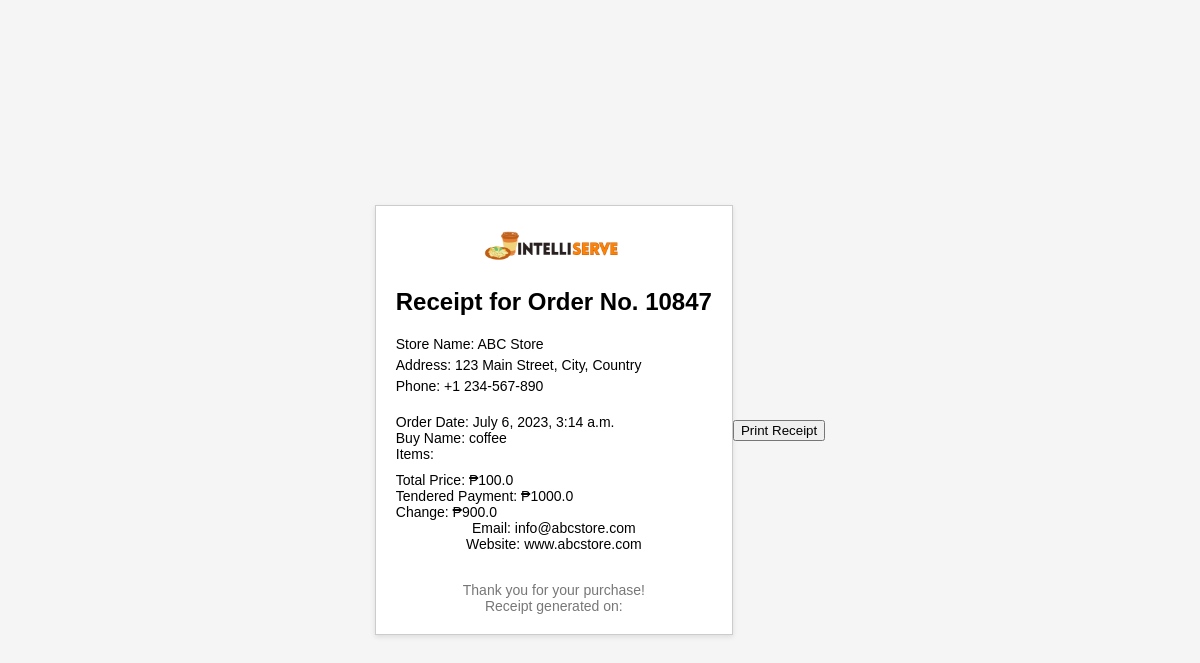
Page /receipt/10847/ on the committed database.
### pos/models.py (models this page shows, shortened)
class buyItem(models.Model):
    buyName= models.CharField (max_length=255, null=True, blank=True)
    buySize = models.CharField(max_length=15, null=True, blank=True)
    buyQuantityMenu = models.PositiveIntegerField (null=True, blank=True)
    buyPrice = models.FloatField (null=True, blank=True)
    buyAddOns1 = models.CharField (max_length=255, null=True, blank=True)
    buyAddOns2 = models.CharField (max_length=255, null=True, blank=True)
    buyAddOns3 = models.CharField (max_length=255, null=True, blank=True)
    buyAddOns4 = models.CharField (max_length=255, null=True, blank=True)
    buyAddOns5 = models.CharField (max_length=255, null=True, blank=True)
    buyQuantityAO1 = models.PositiveIntegerField (null=True, blank=True)
    buyQuantityAO2 = models.PositiveIntegerField (null=True, blank=True)
    buyQuantityAO3 = models.PositiveIntegerField (null=True, blank=True)
    buyQuantityAO4 = models.PositiveIntegerField (null=True, blank=True)
    buyQuantityAO5 = models.PositiveIntegerField (null=True, blank=True)
    menuAOPrice1 = models.FloatField(default=0,null=True, blank=True)
    menuAOPrice2 = models.FloatField(default=0,null=True, blank=True)
    menuAOPrice3 = models.FloatField(default=0,null=True, blank=True)
    menuAOPrice4 = models.FloatField(default=0,null=True, blank=True)
    menuAOPrice5 = models.FloatField(default=0,null=True, blank=True)
    buyingredient1 = models.CharField (max_length=255, null=True, blank=True)
    buyingredient2 = models.CharField (max_length=255, null=True, blank=True)
    buyingredient3 = models.CharField (max_length=255, null=True, blank=True)
    buyingredient4 = models.CharField (max_length=255, null=True, blank=True)
    buyingredient5 = models.CharField (max_length=255, null=True, blank=True)
    buyingredient6 = models.CharField (max_length=255, null=True, blank=True)
    buyingredient7 = models.CharField (max_length=255, null=True, blank=True)
    buyingredient8 = models.CharField (max_length=255, null=True, blank=True)
    buyingredient9 = models.CharField (max_length=255, null=True, blank=True)
    buyingredient10 = models.CharField (max_length=255, null=True, blank=True)
    buyQuantityIng1 = models.PositiveIntegerField (null=True, blank=True)
    buyQuantityIng2 = models.PositiveIntegerField (null=True, blank=True)
    buyQuantityIng3 = models.PositiveIntegerField (null=True, blank=True)
    buyQuantityIng4 = models.PositiveIntegerField (null=True, blank=True)
    buyQuantityIng5 = models.PositiveIntegerField (null=True, blank=True)
    buyQuantityIng6 = models.PositiveIntegerField (null=True, blank=True)
    buyQuantityIng7 = models.PositiveIntegerField (null=True, blank=True)
    buyQuantityIng8 = models.PositiveIntegerField (null=True, blank=True)
    buyQuantityIng9 = models.PositiveIntegerField (null=True, blank=True)
    buyQuantityIng10 = models.PositiveIntegerField (null=True, blank=True)
    transaction = models.BooleanField(default=False)
    buyOrBought = models.BooleanField(default=False)
    DoneOrder = models.BooleanField(default=False)
    payment_method = models.CharField(max_length=255, choices=PAYMENT_CHOICES, null=True, blank=True)
    DineIn_Out = models.CharField(max_length=255, choices=IN_OUT, null=True, blank=True)
    AllPayment = models.FloatField(null=True, blank=True)
    tenderedPayment = models.FloatField(null=True, blank=True)
    orderNumber = models.PositiveIntegerField (null=True, blank=True)
    dateordered = models.DateTimeField (null=True, blank=True)
    priceSize = models.FloatField( null=True, blank=True)

### pos/views.py (the view)
# urls.py: path('receipt/<int:orderNumber>/', views.receipt, name='receipt'),
def receipt(request, orderNumber):
    order_items = buyItem.objects.filter(orderNumber=orderNumber)
    receipt_data = {
        'order_number': orderNumber,
        'order_date': order_items.first().dateordered,
        'items': [],
        'total_price': 0,
        'tendered_payment': order_items.first().tenderedPayment,
        'change_amount': 0,
    }
    for item in order_items:
        item_data = {
            'buy_name': item.buyName,
            'buy_price': item.buyPrice,
            'buy_quantity': item.buyQuantityMenu,
            'addons': [],
        }
        for i in range(1, 6):
            addon_name = getattr(item, f'buyAddOns{i}', None)
            addon_price = getattr(item, f'menuAOPrice{i}', None)
            if addon_name is not None and addon_price is not None:
                item_data['addons'].append({'addon': addon_name, 'price': addon_price})
        receipt_data['items'].append(item_data)
        if item.buyPrice is not None and item.buyQuantityMenu is not None:
            receipt_data['total_price'] += item.buyPrice * item.buyQuantityMenu
    receipt_data['change_amount'] = receipt_data['tendered_payment'] - receipt_data['total_price']
    return render(request, 'receipt.html', {'receipt_data': receipt_data})

### pos/templates/receipt.html (shortened to what this page needs)
{% load static %}
<!DOCTYPE html>
<html>
<head>
</head>
<body>
    <div id="receiptBody">
        <div class="logo">
            <img src="{% static 'img/intelliserve.png' %}" alt="Company Logo">
        </div>
        <h1>Receipt for Order No. {{ receipt_data.order_number }}</h1>
        <div class="store-info">
            <p>Store Name: ABC Store</p>
            <p>Address: 123 Main Street, City, Country</p>
            <p>Phone: +1 234-567-890</p>
        </div>
        <p>Order Date: {{ receipt_data.order_date }}</p>
        <p>Buy Name: {{ receipt_data.items.0.buy_name }}</p>
        <p>Items:</p>
        <p>Total Price: &#8369;{{ receipt_data.total_price }}</p>
        <p>Tendered Payment: &#8369;{{ receipt_data.tendered_payment }}</p>
        <p>Change: &#8369;{{ receipt_data.change_amount }}</p>
        <div class="contact-info">
            <p>Email: info@abcstore.com</p>
            <p>Website: www.abcstore.com</p>
        </div>
        <div class="footer">
            <p>Thank you for your purchase!</p>
            <p>Receipt generated on: {{ current_date }}</p>
        </div>
    </div>
    <div style="text-align: center; margin-top: 20px;" class="print-button">
        <button onclick="window.print()">Print Receipt</button>
    </div>
</body>
</html>

### pos/templates/receipt.html (style rules this page uses)
body { font-family: Arial, sans-serif; margin: 0; padding: 20px; background-color: #f5f5f5; display: flex; justify-content: center; align-items: center; min-height: 100vh; }
#receiptBody { max-width: 600px; background-color: #fff; border: 1px solid #ccc; padding: 20px; box-shadow: 0 2px 5px rgba(0, 0, 0, 0.1); }
h1 { font-size: 24px; margin: 0 0 20px; text-align: center; }
p { font-size: 14px; margin: 0; }
.logo { text-align: center; margin-bottom: 20px; }
.logo img { max-width: 150px; }
.store-info { margin-bottom: 20px; }
.store-info p { margin-bottom: 5px; }
.contact-info { text-align: center; }
.footer { text-align: center; margin-top: 30px; font-size: 12px; color: #777; }

### rows in the picture
buyItem: order_date "July 6, 2023, 3:14 a.m.", items.0.buy_name "coffee", tendered_payment "1000.0"

### other values in the picture
{{ receipt_data.order_number }} "10847"
{{ receipt_data.total_price }} "100.0"
{{ receipt_data.change_amount }} "900.0"
